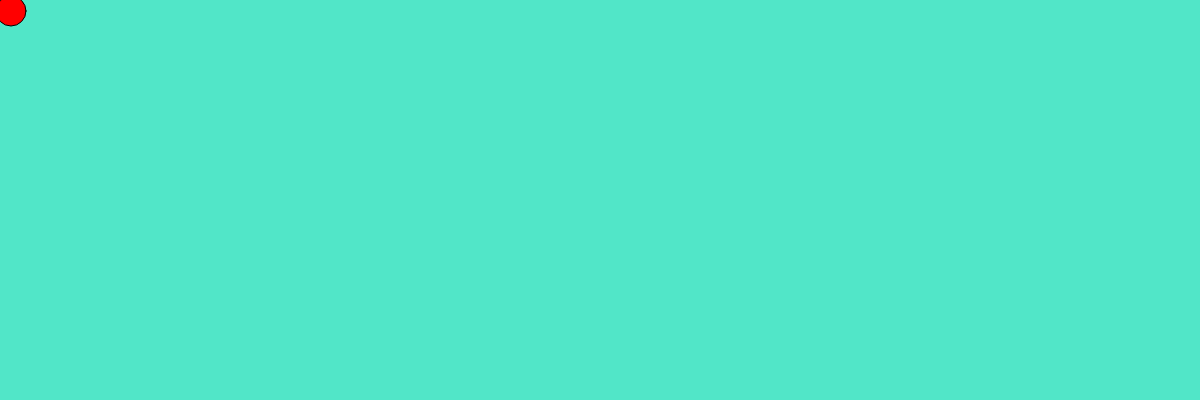
Frame 1 (no input)
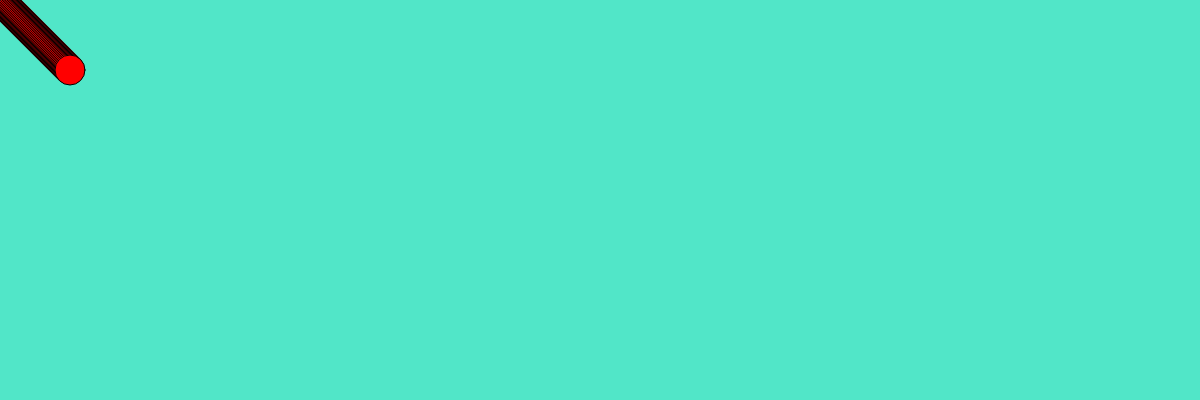
Frame 60 (no input)
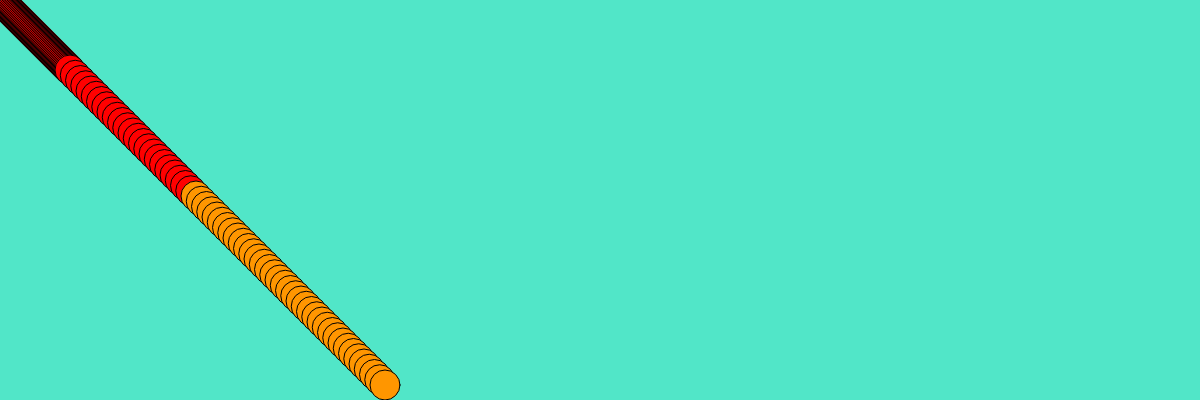
Frame 120 (the mouse pressed at the canvas centre since frame 60)

The p5.js sketch that drew these frames (run headless with seeded random() and noise() and a simulated clock; from frame 60 on, the mouse is pressed at the canvas centre):

// p5.js sketch
// ── sketch.js


let ball = {};
ball.width = 30;
ball.x = 10;
ball.y = 10;
ball.delta_x = 1;
ball.delta_y = 1;
ball.scale_x = 1;
ball.scale_y = 1;

function setup() {
    createCanvas(windowWidth, 400);
    background(81, 230, 200);
}



function draw() {

    ball.x += ball.delta_x * ball.scale_x;
    ball.y += ball.delta_y * ball.scale_y;


    if (ball.x >= width || ball.x <= 0) {
        ball.delta_x = -1 * ball.delta_x;
    }
    if (ball.y >= height || ball.y <= 0) {
        ball.delta_y = -1 * ball.delta_y;
    }

    if (ball.x > width*0.83) {
    fill (127, 0, 217);
    }
    else if (ball.x > width*0.68) {
    fill (0, 0, 255);
    }
    else if (ball.x > width/2) {
    fill (0, 255, 50);
    }
    else if (ball.x > width*0.34) {
    fill (255, 255, 0);
    }
    else if (ball.x > width*0.16) {
    fill (255, 150, 0);
    }
    else {
    fill (255, 0, 0);
    }
    ellipse(ball.x, ball.y, ball.width, ball.width);
}

function mousePressed() {
    ball.scale_x = map(mouseX, 0, width, 0.5, 10);
    ball.scale_y = map(mouseY, 0, height, 0.5, 10);
}
